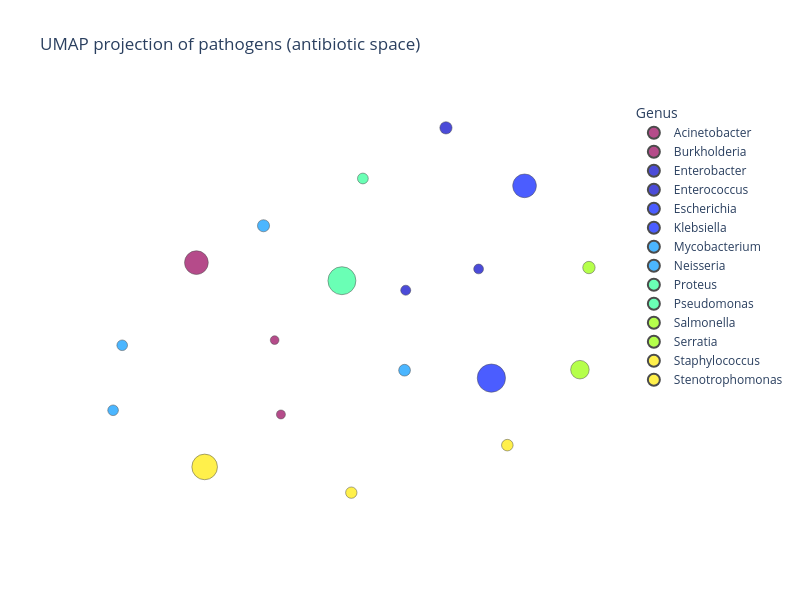

Notebook source saved alongside this figure:
### Markdown cell above
# Todo

- select time for plot
- plot by raw numbers
- plot xy by old similarity , color by antibiotic/class in time interval, make a row of plots by time

### Code cell
fig_ab = _umap_scatter(
    pathogen_names_ab,
    pathogen_log_sums_ab,
    pathogen_vectors_ab,
    title="UMAP projection of pathogens (antibiotic space)",
    marker_max_size=10,
    figure_size=(800, 600),
    color_map="Rainbow",
    min_size=50.0,
)
fig_ab

### Figure 1 — Plotly figure (JSON) as saved in the notebook; plotly's stock layout.template omitted (floating-point values rounded to 4 significant figures)
{"data": [{"hovertemplate": "<b>%{hovertext}</b><br><br>color=Acinetobacter<br>x=%{x}<br>y=%{y}<br>size=%{marker.size}<extra></extra>", "hovertext": ["Acinetobacter baumannii", "Acinetobacter calcoaceticus"], "legendgroup": "Acinetobacter", "marker": {"color": "rgb(150,0,90)", "line": {"color": "black", "width": 0.5}, "size": [7.06, 1.01], "sizemode": "area", "sizeref": 0.025, "symbol": "circle"}, "mode": "markers", "name": "Acinetobacter", "orientation": "v", "showlegend": true, "type": "scatter", "x": [16.98, 17.51], "xaxis": "x", "y": [-5.242, -6.411], "yaxis": "y"}, {"hovertemplate": "<b>%{hovertext}</b><br><br>color=Burkholderia<br>x=%{x}<br>y=%{y}<br>size=%{marker.size}<extra></extra>", "hovertext": ["Burkholderia cepacia"], "legendgroup": "Burkholderia", "marker": {"color": "rgb(150,0,90)", "line": {"color": "black", "width": 0.5}, "size": [0.9481], "sizemode": "area", "sizeref": 0.025, "symbol": "circle"}, "mode": "markers", "name": "Burkholderia", "orientation": "v", "showlegend": true, "type": "scatter", "x": [17.47], "xaxis": "x", "y": [-5.839], "yaxis": "y"}, {"hovertemplate": "<b>%{hovertext}</b><br><br>color=Enterobacter<br>x=%{x}<br>y=%{y}<br>size=%{marker.size}<extra></extra>", "hovertext": ["Enterobacter cloacae"], "legendgroup": "Enterobacter", "marker": {"color": "rgb(0,0,200)", "line": {"color": "black", "width": 0.5}, "size": [1.881], "sizemode": "area", "sizeref": 0.025, "symbol": "circle"}, "mode": "markers", "name": "Enterobacter", "orientation": "v", "showlegend": true, "type": "scatter", "x": [18.54], "xaxis": "x", "y": [-4.205], "yaxis": "y"}, {"hovertemplate": "<b>%{hovertext}</b><br><br>color=Enterococcus<br>x=%{x}<br>y=%{y}<br>size=%{marker.size}<extra></extra>", "hovertext": ["Enterococcus faecalis", "Enterococcus faecium"], "legendgroup": "Enterococcus", "marker": {"color": "rgb(0,0,200)", "line": {"color": "black", "width": 0.5}, "size": [1.267, 1.201], "sizemode": "area", "sizeref": 0.025, "symbol": "circle"}, "mode": "markers", "name": "Enterococcus", "orientation": "v", "showlegend": true, "type": "scatter", "x": [18.29, 18.74], "xaxis": "x", "y": [-5.455, -5.291], "yaxis": "y"}, {"hovertemplate": "<b>%{hovertext}</b><br><br>color=Escherichia<br>x=%{x}<br>y=%{y}<br>size=%{marker.size}<extra></extra>", "hovertext": ["Escherichia coli"], "legendgroup": "Escherichia", "marker": {"color": "rgb(0,25,255)", "line": {"color": "black", "width": 0.5}, "size": [10.0], "sizemode": "area", "sizeref": 0.025, "symbol": "circle"}, "mode": "markers", "name": "Escherichia", "orientation": "v", "showlegend": true, "type": "scatter", "x": [18.82], "xaxis": "x", "y": [-6.131], "yaxis": "y"}, {"hovertemplate": "<b>%{hovertext}</b><br><br>color=Klebsiella<br>x=%{x}<br>y=%{y}<br>size=%{marker.size}<extra></extra>", "hovertext": ["Klebsiella pneumoniae"], "legendgroup": "Klebsiella", "marker": {"color": "rgb(0,25,255)", "line": {"color": "black", "width": 0.5}, "size": [7.049], "sizemode": "area", "sizeref": 0.025, "symbol": "circle"}, "mode": "markers", "name": "Klebsiella", "orientation": "v", "showlegend": true, "type": "scatter", "x": [19.03], "xaxis": "x", "y": [-4.651], "yaxis": "y"}, {"hovertemplate": "<b>%{hovertext}</b><br><br>color=Mycobacterium<br>x=%{x}<br>y=%{y}<br>size=%{marker.size}<extra></extra>", "hovertext": ["Mycobacterium flavescens", "Mycobacterium obuense", "Mycobacterium tuberculosis"], "legendgroup": "Mycobacterium", "marker": {"color": "rgb(0,152,255)", "line": {"color": "black", "width": 0.5}, "size": [1.416, 1.416, 1.728], "sizemode": "area", "sizeref": 0.025, "symbol": "circle"}, "mode": "markers", "name": "Mycobacterium", "orientation": "v", "showlegend": true, "type": "scatter", "x": [16.46, 16.51, 18.28], "xaxis": "x", "y": [-6.379, -5.879, -6.071], "yaxis": "y"}, {"hovertemplate": "<b>%{hovertext}</b><br><br>color=Neisseria<br>x=%{x}<br>y=%{y}<br>size=%{marker.size}<extra></extra>", "hovertext": ["Neisseria gonorrhoeae"], "legendgroup": "Neisseria", "marker": {"color": "rgb(0,152,255)", "line": {"color": "black", "width": 0.5}, "size": [1.831], "sizemode": "area", "sizeref": 0.025, "symbol": "circle"}, "mode": "markers", "name": "Neisseria", "orientation": "v", "showlegend": true, "type": "scatter", "x": [17.4], "xaxis": "x", "y": [-4.958], "yaxis": "y"}, {"hovertemplate": "<b>%{hovertext}</b><br><br>color=Proteus<br>x=%{x}<br>y=%{y}<br>size=%{marker.size}<extra></extra>", "hovertext": ["Proteus mirabilis"], "legendgroup": "Proteus", "marker": {"color": "rgb(44,255,150)", "line": {"color": "black", "width": 0.5}, "size": [1.455], "sizemode": "area", "sizeref": 0.025, "symbol": "circle"}, "mode": "markers", "name": "Proteus", "orientation": "v", "showlegend": true, "type": "scatter", "x": [18.02], "xaxis": "x", "y": [-4.595], "yaxis": "y"}, {"hovertemplate": "<b>%{hovertext}</b><br><br>color=Pseudomonas<br>x=%{x}<br>y=%{y}<br>size=%{marker.size}<extra></extra>", "hovertext": ["Pseudomonas aeruginosa"], "legendgroup": "Pseudomonas", "marker": {"color": "rgb(44,255,150)", "line": {"color": "black", "width": 0.5}, "size": [9.802], "sizemode": "area", "sizeref": 0.025, "symbol": "circle"}, "mode": "markers", "name": "Pseudomonas", "orientation": "v", "showlegend": true, "type": "scatter", "x": [17.89], "xaxis": "x", "y": [-5.381], "yaxis": "y"}, {"hovertemplate": "<b>%{hovertext}</b><br><br>color=Salmonella<br>x=%{x}<br>y=%{y}<br>size=%{marker.size}<extra></extra>", "hovertext": ["Salmonella enterica"], "legendgroup": "Salmonella", "marker": {"color": "rgb(151,255,0)", "line": {"color": "black", "width": 0.5}, "size": [4.31], "sizemode": "area", "sizeref": 0.025, "symbol": "circle"}, "mode": "markers", "name": "Salmonella", "orientation": "v", "showlegend": true, "type": "scatter", "x": [19.38], "xaxis": "x", "y": [-6.066], "yaxis": "y"}, {"hovertemplate": "<b>%{hovertext}</b><br><br>color=Serratia<br>x=%{x}<br>y=%{y}<br>size=%{marker.size}<extra></extra>", "hovertext": ["Serratia marcescens"], "legendgroup": "Serratia", "marker": {"color": "rgb(151,255,0)", "line": {"color": "black", "width": 0.5}, "size": [1.914], "sizemode": "area", "sizeref": 0.025, "symbol": "circle"}, "mode": "markers", "name": "Serratia", "orientation": "v", "showlegend": true, "type": "scatter", "x": [19.43], "xaxis": "x", "y": [-5.28], "yaxis": "y"}, {"hovertemplate": "<b>%{hovertext}</b><br><br>color=Staphylococcus<br>x=%{x}<br>y=%{y}<br>size=%{marker.size}<extra></extra>", "hovertext": ["Staphylococcus aureus", "Staphylococcus epidermidis"], "legendgroup": "Staphylococcus", "marker": {"color": "rgb(255,234,0)", "line": {"color": "black", "width": 0.5}, "size": [8.216, 1.611], "sizemode": "area", "sizeref": 0.025, "symbol": "circle"}, "mode": "markers", "name": "Staphylococcus", "orientation": "v", "showlegend": true, "type": "scatter", "x": [17.03, 17.95], "xaxis": "x", "y": [-6.815, -7.013], "yaxis": "y"}, {"hovertemplate": "<b>%{hovertext}</b><br><br>color=Stenotrophomonas<br>x=%{x}<br>y=%{y}<br>size=%{marker.size}<extra></extra>", "hovertext": ["Stenotrophomonas maltophilia"], "legendgroup": "Stenotrophomonas", "marker": {"color": "rgb(255,234,0)", "line": {"color": "black", "width": 0.5}, "size": [1.67], "sizemode": "area", "sizeref": 0.025, "symbol": "circle"}, "mode": "markers", "name": "Stenotrophomonas", "orientation": "v", "showlegend": true, "type": "scatter", "x": [18.92], "xaxis": "x", "y": [-6.647], "yaxis": "y"}], "layout": {"height": 600, "legend": {"itemsizing": "constant", "title": {"text": "Genus"}, "tracegroupgap": 0}, "paper_bgcolor": "white", "plot_bgcolor": "white", "title": {"text": "UMAP projection of pathogens (antibiotic space)"}, "width": 800, "xaxis": {"anchor": "y", "domain": [0, 1], "showgrid": false, "title": {"text": "x"}, "visible": false, "zeroline": false}, "yaxis": {"anchor": "x", "domain": [0, 1], "showgrid": false, "title": {"text": "y"}, "visible": false, "zeroline": false}}}
